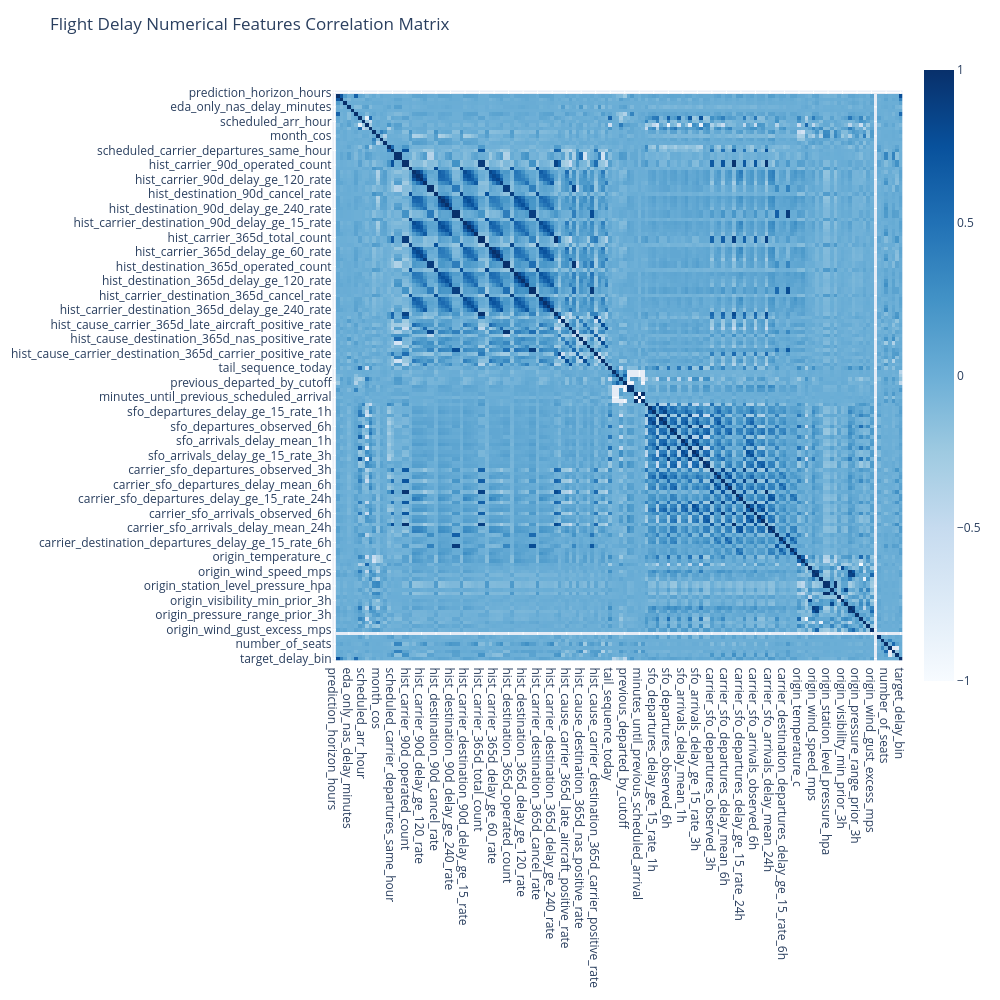

The notebook cell saved with this chart:
### Code cell
# Interactive correlation matrix
# Convert all the values in 'target_delay_bin' column to integer.
df_train['target_delay_bin'] = df_train['target_delay_bin'].astype(int)
# Calculate the linear correlation coefficients between all the numeric features.
correlation_matrix = df_train.corr(numeric_only=True)
# Plot the correlation matrix
fig = px.imshow(
    correlation_matrix,
    x=correlation_matrix.columns,
    y=correlation_matrix.columns,
    #color_continuous_scale='Viridis',
    color_continuous_scale='blues',
    zmin=-1, zmax=1,
    width=1000, height=1000
)

# Add the title
fig.update_layout(title="Flight Delay Numerical Features Correlation Matrix")
# Display the plots.
fig.show()

### Figure 1 — Plotly figure (JSON) as saved in the notebook; plotly's stock layout.template omitted (floating-point values rounded to 4 significant figures; data arrays with more than 128 entries replaced by an {"elided": "..."} marker saying what was removed)
{"data": [{"coloraxis": "coloraxis", "name": "0", "x": {"elided": "157 str values"}, "y": {"elided": "157 str values"}, "z": {"elided": "157x157 float values"}, "type": "heatmap", "xaxis": "x", "yaxis": "y", "hovertemplate": "x: %{x}<br>y: %{y}<br>color: %{z}<extra></extra>"}], "layout": {"xaxis": {"anchor": "y", "domain": [0.0, 1.0], "scaleanchor": "y", "constrain": "domain"}, "yaxis": {"anchor": "x", "domain": [0.0, 1.0], "autorange": "reversed", "constrain": "domain"}, "coloraxis": {"colorscale": [[0.0, "rgb(247,251,255)"], [0.125, "rgb(222,235,247)"], [0.25, "rgb(198,219,239)"], [0.375, "rgb(158,202,225)"], [0.5, "rgb(107,174,214)"], [0.625, "rgb(66,146,198)"], [0.75, "rgb(33,113,181)"], [0.875, "rgb(8,81,156)"], [1.0, "rgb(8,48,107)"]], "cmin": -1, "cmax": 1, "autocolorscale": false}, "margin": {"t": 60}, "height": 1000, "width": 1000, "title": {"text": "Flight Delay Numerical Features Correlation Matrix"}}}
